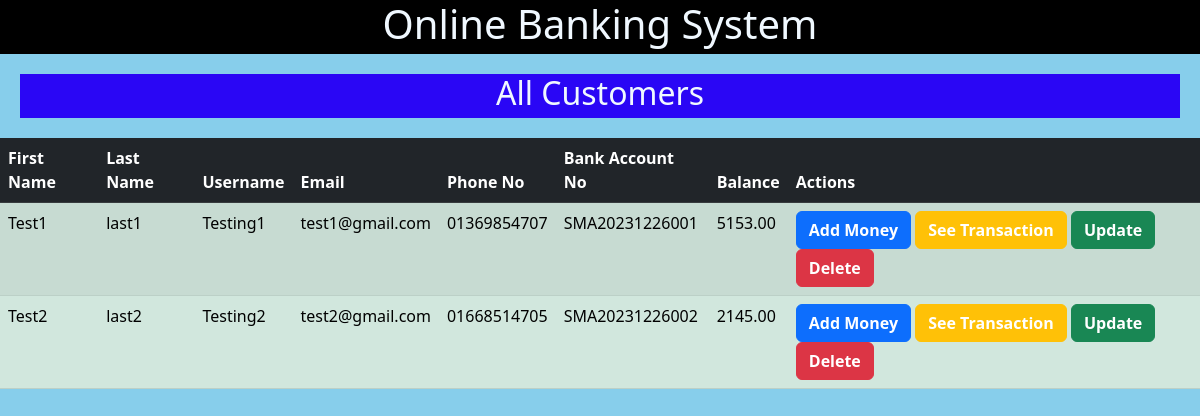
/see_all_customers/, run on an earlier commit of the app's database.
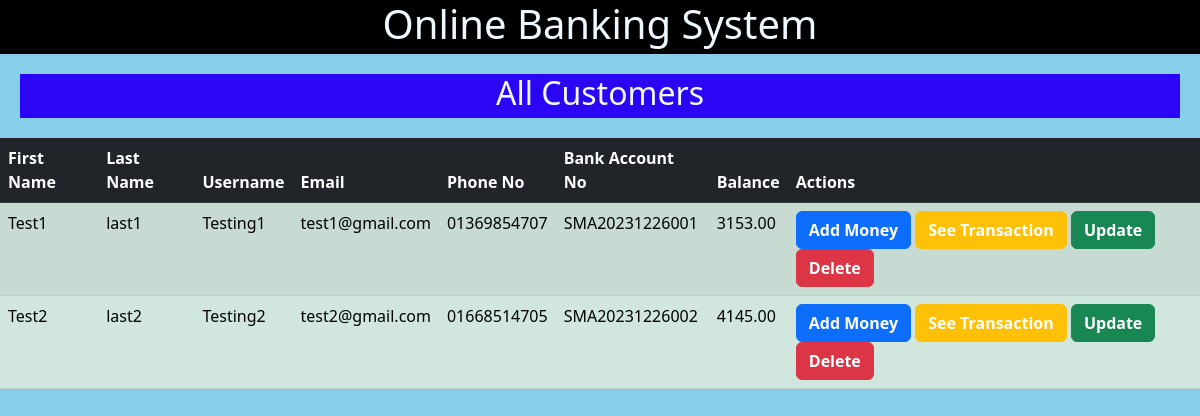
And on a later commit of the database.
### MainApp/models.py (models this page shows)
class UserProfile(models.Model):
    user = models.OneToOneField(User, on_delete=models.CASCADE)
    bank_account_no = models.CharField(max_length=20, unique=True)
    phone_no = models.CharField(max_length=15, unique=True)
    balance = models.DecimalField(max_digits=12, decimal_places=2, default=0)

### MainApp/views.py (the view)
# urls.py: path('see_all_customers/', views.see_all_customers, name='see_all_customers'),
def see_all_customers(request):
    customers = UserProfile.objects.all()
    return render(request, 'see_all_customers.html', {'customers': customers})

### templates/see_all_customers.html
{% extends 'base.html' %}
{% block content %}
    <h2 class="head-center">All Customers</h2>
    <table class="table table-dark table-striped">
        <thead>
            <tr>
                <th>First Name</th>
                <th>Last Name</th>
                <th>Username</th>
                <th>Email</th>
                <th>Phone No</th>
                <th>Bank Account No</th>
                <th>Balance</th>
                <th>Actions</th>
            </tr>
        </thead>
        <tbody>
            {% for customer in customers %}
                <tr class="table-success">
                    <td>{{ customer.user.first_name }}</td>
                    <td>{{ customer.user.last_name }}</td>
                    <td>{{ customer.user.username }}</td>
                    <td>{{ customer.user.email }}</td>
                    <td>{{ customer.phone_no }}</td>
                    <td>{{ customer.bank_account_no }}</td>
                    <td>{{ customer.balance }}</td>
                    <td>
                        <button class="btn btn-primary" type="button"><a href="{% url 'add_money' customer.id %}" class="no-underline">Add Money</a></button>
                        <button class="btn btn-warning" type="button"><a href="{% url 'transaction_details' customer.id %}" class="no-underline">See Transaction</a></button>
                        <button class="btn btn-success" type="button"><a href="{% url 'update_customer' customer.id %}" class="no-underline">Update</a></button>
                        <button class="btn btn-danger" type="button"><a href="{% url 'delete_customer' customer.id %}" class="no-underline">Delete</a></button>
                    </td>
                </tr>
            {% endfor %}
        </tbody>
    </table>
{% endblock %}

### templates/base.html (shortened to what this page needs)
<!DOCTYPE html>
{% load static %}
<html lang="en">
<head>
    <link href="https://cdn.jsdelivr.net/npm/bootstrap@5.2.0/dist/css/bootstrap.min.css" rel="stylesheet">
</head>
<body>
    <header>
        <h1 class=" text-center">Online Banking System</h1>
    </header>
    <main>
        {% block content %}{% endblock %}
    </main>
</body>
</html>

### templates/base.html (style rules this page uses)
body { background-color: #87ceeb; }
.no-underline { text-decoration: none; color: white; font-weight: bold; }
.text-center { color: aliceblue; background: black; padding-bottom: 6px; }
.head-center { color: aliceblue; background: rgb(42, 6, 245); padding-bottom: 6px; text-align: center; margin: 20px; }

What changed in the data, as far as the page shows it:
changed UserProfile "SMA20231226001": balance "5153.00" → "3153.00"
changed UserProfile "SMA20231226002": balance "2145.00" → "4145.00"
